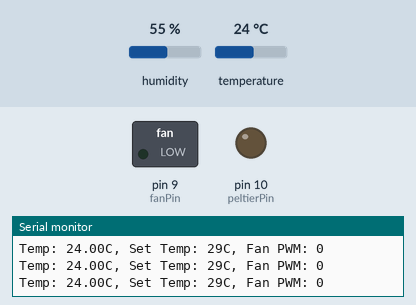
This sketch was run on a simulated Arduino Uno, built with avr-gcc and run on an emulated ATmega328P. Shown: switched loads named in the sketch (green lamp = pin HIGH), output pins drawn as LEDs (lit = HIGH), the last lines printed to the serial monitor. Inputs (shaded band) come from the test bench; at power-on: temperature 24 °C, humidity 55 %.

Above: at 2.8 s.
2.9 s: temperature set to 33 °C
At 4.5 s:
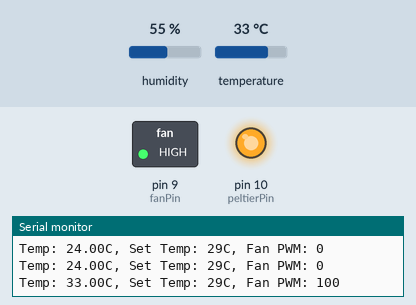
5.6 s: temperature set to 12 °C
At 7.0 s:
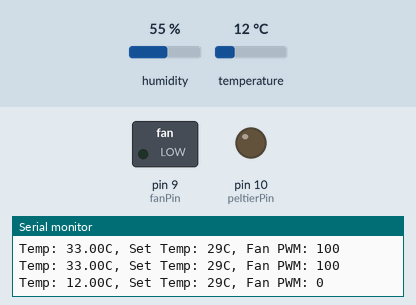
8.3 s: temperature set to 41 °C
At 10.7 s:
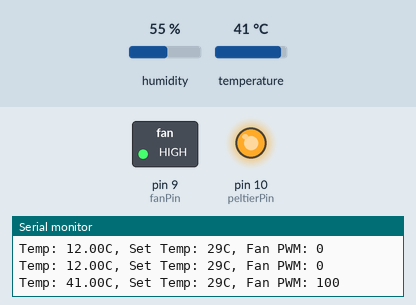
Timing chart, 0 to 12.2 s (numbered marks = the images above; inputs shaded):
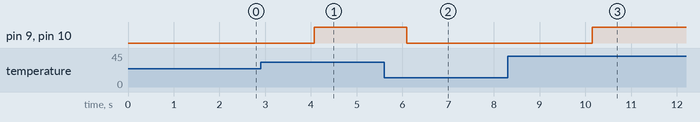

Measured:
- after the input at 2.9 s, pin 9 (fanPin), pin 10 (peltierPin): LOW → HIGH after 1.2 s
- after the input at 5.6 s, pin 9 (fanPin), pin 10 (peltierPin): HIGH → LOW after 0.50 s
- after the input at 8.3 s, pin 9 (fanPin), pin 10 (peltierPin): LOW → HIGH after 1.8 s

The sketch:

temp_control_final.ino
```cpp
#include <DHT.h>

#define DHTPIN 2
#define DHTTYPE DHT11

DHT dht(DHTPIN, DHTTYPE);

const int fanPin = 9;        // PWM fan
const int peltierPin = 10;   // MOSFET → Peltier

float setTemp = 29.0;        // setpoint
float peltierDiff = 2.0;     // enables peltier when 2°C above setpoint

void setup() {
  Serial.begin(9600);
  dht.begin();

  pinMode(fanPin, OUTPUT);
  pinMode(peltierPin, OUTPUT);

  analogWrite(fanPin, 0);
  digitalWrite(peltierPin, LOW);
}

int pwmPercentToValue(int pwmPercent) {
  return map(pwmPercent, 0, 100, 0, 255);
}

int getFanPWM(float temp, float setTemp) {
  float diff = temp - setTemp;

  if (diff <= 0) return 0;     // below or equal set temp → OFF
  else if (diff <= 1) return 12;  // slight increase
  else if (diff <= 2) return 25;  // medium
  else if (diff <= 3) return 38;  // high
  else return 100;                // full fan
}

void loop() {

  float temp = dht.readTemperature();  // raw DHT temp
  float hum = dht.readHumidity();

  if (isnan(temp) || isnan(hum)) {
    Serial.println("Failed to read from DHT sensor!");
    delay(1000);
    return;
  }

  int pwmPercent = getFanPWM(temp, setTemp);
  int pwmValue = pwmPercentToValue(pwmPercent);

  // Fan control
  analogWrite(fanPin, pwmValue);

  // Peltier control
  if (temp > setTemp + peltierDiff) {
    digitalWrite(peltierPin, HIGH);
  } else {
    digitalWrite(peltierPin, LOW);
  }

  // Serial monitor output
  Serial.print("Temp: ");
  Serial.print(temp, 2);
  Serial.print("C, Set Temp: ");
  Serial.print((int)setTemp);
  Serial.print("C, Fan PWM: ");
  Serial.println(pwmPercent);

  delay(1000);
}
```
